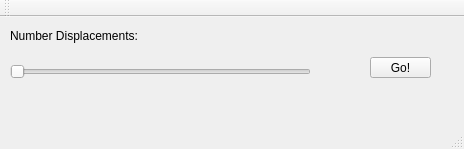
<?xml version="1.0" encoding="UTF-8"?>
<ui version="4.0">
 <class>MainWindow</class>
 <widget class="QMainWindow" name="MainWindow">
  <property name="geometry">
   <rect>
    <x>0</x>
    <y>0</y>
    <width>464</width>
    <height>149</height>
   </rect>
  </property>
  <property name="windowTitle">
   <string>MainWindow</string>
  </property>
  <widget class="QWidget" name="centralWidget">
   <widget class="QLabel" name="label_numberDisplacements">
    <property name="geometry">
     <rect>
      <x>10</x>
      <y>10</y>
      <width>161</width>
      <height>17</height>
     </rect>
    </property>
    <property name="text">
     <string>Number Displacements:</string>
    </property>
   </widget>
   <widget class="QPushButton" name="btn_callInputMatrix">
    <property name="geometry">
     <rect>
      <x>370</x>
      <y>40</y>
      <width>61</width>
      <height>21</height>
     </rect>
    </property>
    <property name="text">
     <string>Go!</string>
    </property>
   </widget>
   <widget class="QLabel" name="label_error">
    <property name="geometry">
     <rect>
      <x>10</x>
      <y>70</y>
      <width>191</width>
      <height>17</height>
     </rect>
    </property>
    <property name="text">
     <string/>
    </property>
   </widget>
   <widget class="QSlider" name="horizontalSlider_numberDisplacements">
    <property name="geometry">
     <rect>
      <x>10</x>
      <y>40</y>
      <width>301</width>
      <height>29</height>
     </rect>
    </property>
    <property name="minimum">
     <number>1</number>
    </property>
    <property name="orientation">
     <enum>Qt::Horizontal</enum>
    </property>
   </widget>
   <widget class="QLabel" name="label_numberDisplacements_out">
    <property name="geometry">
     <rect>
      <x>180</x>
      <y>10</y>
      <width>67</width>
      <height>17</height>
     </rect>
    </property>
    <property name="text">
     <string/>
    </property>
   </widget>
  </widget>
  <widget class="QMenuBar" name="menuBar">
   <property name="geometry">
    <rect>
     <x>0</x>
     <y>0</y>
     <width>464</width>
     <height>25</height>
    </rect>
   </property>
  </widget>
  <widget class="QToolBar" name="mainToolBar">
   <attribute name="toolBarArea">
    <enum>TopToolBarArea</enum>
   </attribute>
   <attribute name="toolBarBreak">
    <bool>false</bool>
   </attribute>
  </widget>
  <widget class="QStatusBar" name="statusBar"/>
 </widget>
 <layoutdefault spacing="6" margin="11"/>
 <resources/>
 <connections/>
</ui>
